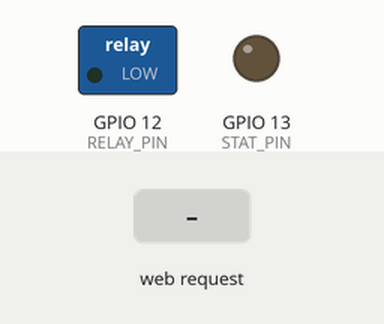
This sketch was run on a simulated ESP8266 (NodeMCU). On the bench: switched loads named in the sketch (green lamp = pin HIGH), output pins drawn as LEDs (lit = HIGH). The test bench sets the inputs (shaded band). WiFi joins after 1.5 s; servers stay silent unless stated; EEPROM starts erased; what the sketch prints to the serial monitor is not drawn.

Above: at 3.2 s.
3.3 s: HTTP request GET /on received
At 3.9 s:
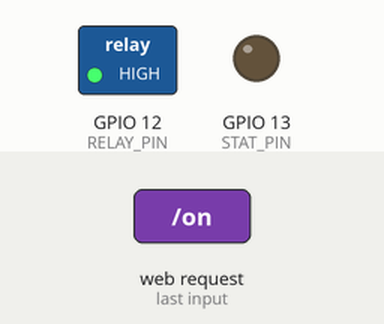
4.8 s: HTTP request GET /off received
At 6.2 s:
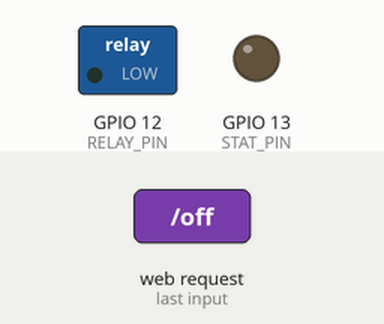
Timing chart, 0 to 7.8 s (numbered marks = the images above; inputs shaded):
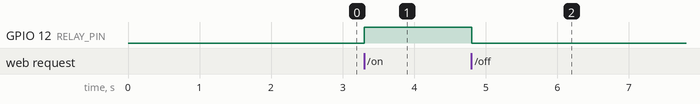

The sketch:

Sonoff-local-server.ino
```cpp
// (licence header left out)
#include <ESP8266WiFi.h>
#include <WiFiClient.h>
#include <ESP8266WebServer.h>
#include <ESP8266mDNS.h>
#include <WiFiManager.h>
#include <EEPROM.h>
/*
IPAddress ip(10, 2, 50, 11);        // This section if you want hard-coded IP
IPAddress dns(10, 0, 1, 10);
IPAddress gateway(10, 2, 50, 1);
IPAddress subnet(255, 255, 255, 0);
*/
const int RELAY_PIN = 12; //RELAY on D6 or GPIO 12
const int STAT_PIN = 13; // status on D7 or GPIO 13   status indicates whether or not wifi is connected
int state = 0;
int lastState;
String response;  // we build the string that creates the web UI based on selection
String mac;

//const char* ssid = "SSID";                 // This section if you want hard-coded
//const char* password = "P@ssword";         // This section if you want hard-coded

MDNSResponder mdns;
ESP8266WebServer server(80);

void handleRoot() {
  showstate();
  server.send(200, "text/html", response);
}

void handleNotFound(){
  String message = "File Not Found\n\n";
  message += "URI: ";
  message += server.uri();
  message += "\nMethod: ";
  message += (server.method() == HTTP_GET)?"GET":"POST";
  message += "\nArguments: ";
  message += server.args();
  message += "\n";
  for (uint8_t i=0; i<server.args(); i++){
    message += " " + server.argName(i) + ": " + server.arg(i) + "\n";
  }
  server.send(404, "text/plain", message);
}

void setup(void){
  pinMode(RELAY_PIN, OUTPUT);
  pinMode(STAT_PIN, OUTPUT);
  Serial.begin(115200);
  //WiFi.mode(WIFI_STA);
  //WiFi.config(ip, dns, gateway, subnet);    // This section if you want hard-coded IP
  //WiFi.begin(ssid, password);                // This section if you want hard-coded creds
  WiFiManager wifiManager;
  wifiManager.autoConnect("SimpleSwitch");
  Serial.println("");
  Serial.print("MAC: ");
  mac = WiFi.macAddress();
  Serial.println(mac);
  EEPROM.begin(8);

  // Wait for connection
  //while (WiFi.status() != WL_CONNECTED) {    // This section if you want hard-coded
   // delay(500);
   // Serial.print(".");
  //}

  if (WiFi.status() == WL_CONNECTED) {
    delay(500);
    digitalWrite(STAT_PIN, LOW);  // reverse the HIGH and LOW on these if using a regular ESP8266 module - GPIO 13 is pulled UP on the Simple (the green LED)
  } else {
    delay(500);
    digitalWrite(STAT_PIN, HIGH);
  }

  if (mdns.begin("esp8266", WiFi.localIP())) {
    Serial.println("MDNS responder started");
  }

  server.on("/", handleRoot);

  server.on("/on", [](){
  state = 1;
  setting();
  server.sendHeader("Location", String("/"), true);
  server.send ( 302, "text/plain", "");
  });

  server.on("/off", [](){
  state = 0;
  setting();
  server.sendHeader("Location", String("/"), true);
  server.send ( 302, "text/plain", "");
  });

  server.onNotFound(handleNotFound);

  server.begin();
  Serial.println("HTTP server started");
}

void setting(){
  if( EEPROM.read(0) != state ){
    EEPROM.write(0, state);
    EEPROM.commit();
  }
}

void showstate(){
  if( EEPROM.read(0) == 1 ){
    response = "<center>"
               "<h1>Simple Wireless Switch</h1>"
               "<table>"
               "<tr>"
               "<td colspan='2'>Device MAC: " + mac + "</td>"
               "</tr><tr>"
               "<td><a href=\"on\"><button>ON</button></a></td>"
               "<td><a href=\"off\"><button>OFF</button></a></td>"
               "</tr><tr>"
               "<td align='center' style='color:green'><b>SWITCH IS ON</b></td>"
               "</tr>"
               "</table>"
               "</center>";
  } else if ( EEPROM.read(0) == 0 ){
    response = "<center>"
               "<h1>Simple Wireless Switch</h1>"
               "<table>"
               "<tr>"
               "<td colspan='2'>Device MAC: " + mac + "</td>"
               "</tr><tr>"
               "<td><a href=\"on\"><button>ON</button></a></td>"
               "<td><a href=\"off\"><button>OFF</button></a></td>"
               "</tr><tr>"
               "<td align='center' style='color:red'><b>SWITCH IS OFF</b></td>"
               "</tr>"
               "</table>"
               "</center>";
  }
}

//void startWifi(void) {
//  WiFi.begin(ssid, password);       // Use these if not using wifimanager and hard coding everything
//}

void loop(void){

  showstate();
  lastState = EEPROM.read(0);

    if (lastState == 1) {
      digitalWrite(RELAY_PIN, HIGH);
    } else if (lastState == 0) {
      digitalWrite(RELAY_PIN, LOW);
    }

  //connect wifi if not connected
    if (WiFi.status() != WL_CONNECTED) {
      delay(1);
      //startWifi();             // This section if you want hard-coded
    return;
    }

  server.handleClient();
}
```

Measured:
- after the input at 3.3 s, GPIO 12 (RELAY_PIN): LOW → HIGH at once
- after the input at 4.8 s, GPIO 12 (RELAY_PIN): HIGH → LOW at once
